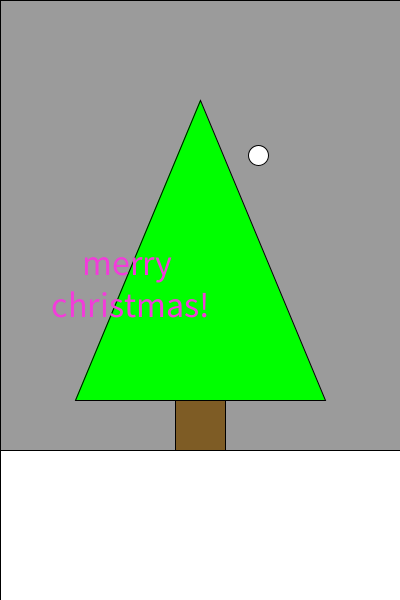
Frame 1 (no input)
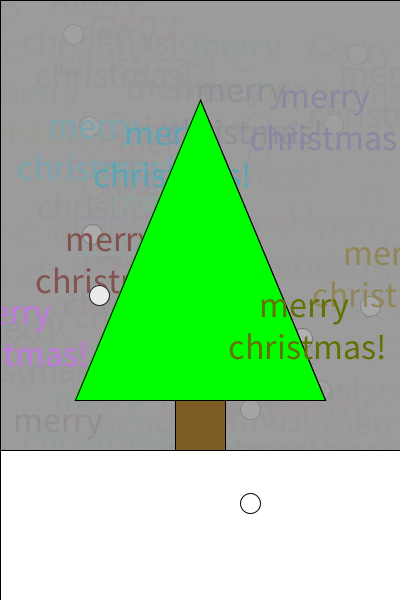
Frame 60 (the mouse pressed at the canvas centre just before this capture)
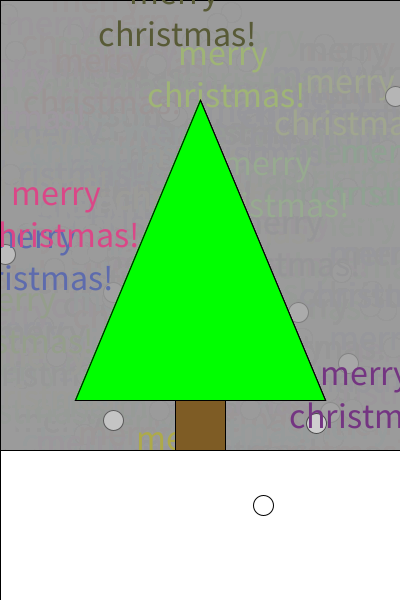
Frame 120 (the mouse held since frame 60 and released just before this capture)

The Processing sketch that drew these frames (run headless with seeded random() and noise(); from frame 60 on, the mouse is pressed at the canvas centre):

// Processing sketch: processing_48886
// ── processing_48886.pde

void setup()
{
  size(400, 600);
  background(155,155,155);
  smooth();
  textAlign(CENTER);
}
void draw()
{
  textSize(36);
  fill(155,155,155,50);
  rect(0,0,width,height);
  fill(255,255,255);
  rect(0,450,width,200);
  frameRate(15);
  ellipse(random(width),random(height),20,20);
  fill(0,255,0);
  triangle(200,100,75,400,325,400);
  fill(126,92,37);
  rect(175,400,50,50);
  fill(random(255),random(255),random(255));
  text("merry\n christmas!",random(width),random(height));
  
}
